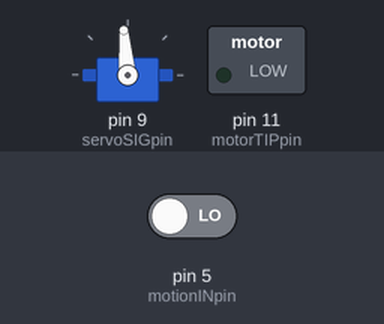
Bench run of a sketch on a simulated Arduino Uno, built with avr-gcc and run on an emulated ATmega328P. On the bench: servo, switched loads named in the sketch (green lamp = pin HIGH). Inputs (shaded band) come from the test bench; at power-on: pin 5 (motionINpin) LOW.

Above: at 45.1 s.
Timing chart, 0 to 46.6 s (numbered marks = the images above):
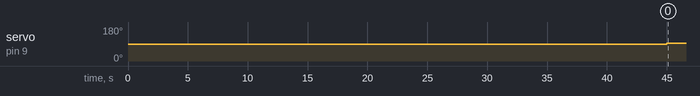

Measured:
- by itself, servo on pin 9 (servoSIGpin): 90° → 95° at 45.0 s

The sketch:

NerfGunSentry.ino
```cpp
#include <Servo.h>

int motorTIPpin = 11; //
int servoSIGpin = 9;  //
int motionINpin = 5;  //

Servo servoSIG;

void setup()
{
pinMode(motorTIPpin, OUTPUT); // Set pin for output to control TIP120 Base pin
servoSIG.attach(servoSIGpin);
pinMode(motionINpin, INPUT);
Serial.begin(9600);
delay(45000); // Wait for 45 seconds to let IR sensor stablize
}

void loop()
{

  servoSIG.writeMicroseconds(1525);
  int motionValue = digitalRead(motionINpin);

  if  (motionValue == HIGH)
  {

    Serial.write("Motion Detected\n");
    analogWrite(motorTIPpin, 255);
    Serial.write("Sending moter ON sig\n");
    delay(500);

    servoSIG.writeMicroseconds(1425);
    Serial.write("Sending servo TURN sig\n");
    delay(2000);

    servoSIG.writeMicroseconds(1525);
    Serial.write("Sending servo OFF sig\n");
    delay(500);

    analogWrite(motorTIPpin, 0);
    Serial.write("Sending motor OFF sig\n");

  }

}
```
